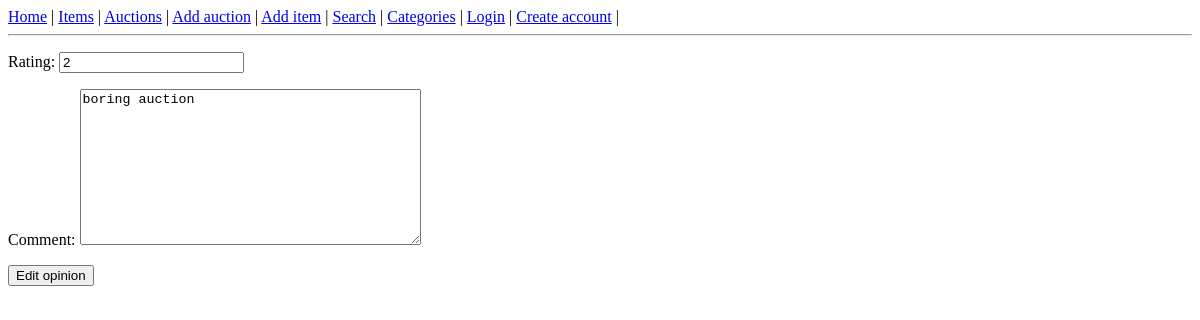
Page /edit-opinion/2 on the earlier database version.
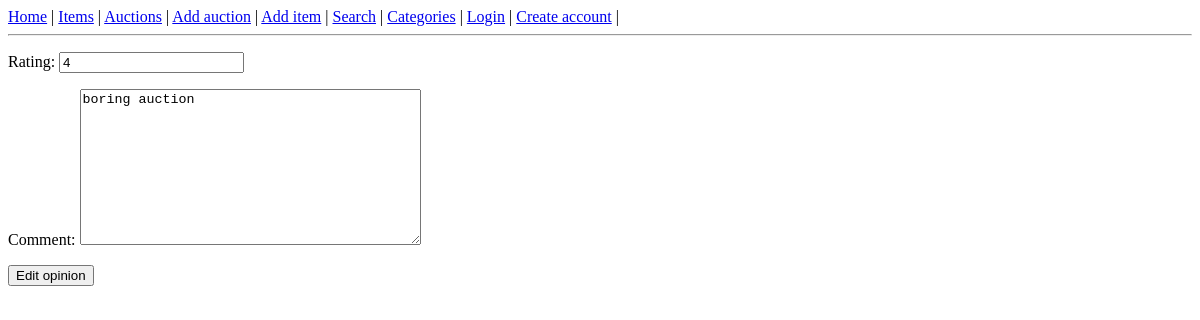
Same page on the later database version.
### auctions/models.py (models this page shows)
class Opinion(models.Model):
    auction = models.ForeignKey(Auction, on_delete=models.CASCADE)
    reviewer = models.ForeignKey(User, on_delete=models.CASCADE)
    rating = models.PositiveIntegerField(validators=[MinValueValidator(1), MaxValueValidator(10)])
    comment = models.TextField()
    date_created = models.DateTimeField(auto_now_add=True)
    date_edited = models.DateTimeField(auto_now=True, null=True)

### auctions/views.py (the view)
# urls.py: path('edit-opinion/<int:pk>', auctions.EditOpinion.as_view()),
class EditOpinion(SuccessMessageMixin, UpdateView):
    model = Opinion
    fields = ['rating', 'comment']
    success_message = 'Opinion was updated successfully'
    template_name = 'auctions/opinion_edit.html'
    success_url = '/auctions'

### auctions/templates/auctions/opinion_edit.html (shortened to what this page needs)
{% extends 'auctions/base_template.html' %}
{% block content %}
<form action="" method="POST">
    {{ form.as_p }}
    <input type="submit" value="Edit opinion">
</form>
{% endblock %}

Differences in the rows shown:
changed Opinion "boring auction": rating "2" → "4"
